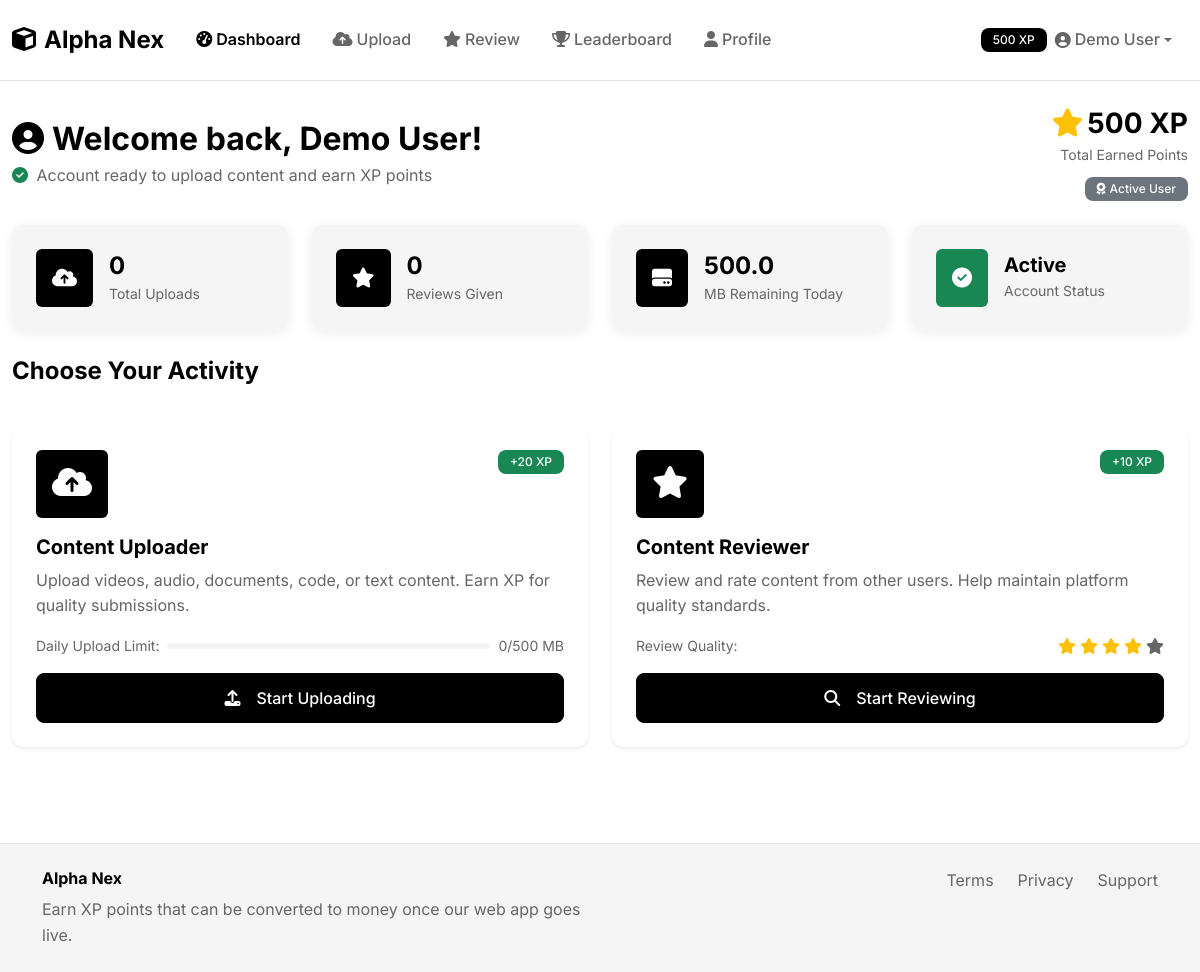
/dashboard, run on the app's committed database.
### models.py (models this page shows, shortened)
class User(UserMixin, db.Model):
    id = db.Column(db.Integer, primary_key=True)
    name = db.Column(db.String(100), nullable=False)
    email = db.Column(db.String(120), unique=True, nullable=False)
    password_hash = db.Column(db.String(256), nullable=False)
    is_verified = db.Column(db.Boolean, default=False)
    xp_points = db.Column(db.Integer, default=0)
    uploader_strikes = db.Column(db.Integer, default=0)
    reviewer_strikes = db.Column(db.Integer, default=0)
    is_banned = db.Column(db.Boolean, default=False)
    created_at = db.Column(db.DateTime, default=datetime.utcnow)
    kyc_verified = db.Column(db.Boolean, default=False)
    document_path = db.Column(db.String(255))
    selfie_path = db.Column(db.String(255))
    daily_upload_bytes = db.Column(db.Integer, default=0)
    daily_upload_reset = db.Column(db.DateTime, default=datetime.utcnow)
    current_badge = db.Column(db.String(50), default='New User')
    weekly_xp = db.Column(db.Integer, default=0)
    monthly_xp = db.Column(db.Integer, default=0)
    accuracy_percentage = db.Column(db.Float, default=0.0)
    referral_code = db.Column(db.String(20), unique=True)
    referred_by = db.Column(db.String(20))
    seasonal_badges = db.Column(db.Text)  # JSON string for badge collection
    uploads = db.relationship('Upload', backref='user', lazy=True)
    reviews = db.relationship('Review', backref='reviewer', lazy=True)
    strikes = db.relationship('Strike', backref='user', lazy=True)
    withdrawals = db.relationship('WithdrawalRequest', backref='user', lazy=True)
    contest_entries = db.relationship('ContestEntry', backref='user', lazy=True)
    def get_daily_upload_remaining(self):
        try:
            if self.daily_upload_reset and datetime.utcnow().date() > self.daily_upload_reset.date():
                self.daily_upload_bytes = 0
                self.daily_upload_reset = datetime.utcnow()
                db.session.commit()
            elif not self.daily_upload_reset:
                self.daily_upload_reset = datetime.utcnow()
                db.session.commit()
            max_daily = 500 * 1024 * 1024  # 500MB in bytes
            current_usage = self.daily_upload_bytes or 0
            return max_daily - current_usage
        except Exception as e:
            return 500 * 1024 * 1024
    def get_badge_tier(self):
        try:
            total_users = User.query.count()
            if total_users == 0:
                return 'New User'
            users_above = User.query.filter(User.xp_points > self.xp_points).count()
            percentile = (users_above / total_users) * 100
            if percentile <= 1:
                return 'Top 1%'
            elif percentile <= 5:
                return 'Top 5%'
            elif percentile <= 10:
                return 'Top 10%'
            elif percentile <= 25:
                return 'Top 25%'
            elif percentile <= 50:
                return 'Top 50%'
            else:
                return 'Active User'
        except:
            return 'New User'
    def get_badge_color(self):
        badge_colors = {
            'Top 1%': 'danger',  # Fire badge (red)
            'Top 5%': 'warning',  # Gold
            'Top 10%': 'light',   # Silver
            'Top 25%': 'dark',    # Bronze
            'Top 50%': 'primary', # Blue
            'Active User': 'secondary',
            'New User': 'secondary'
        }
        return badge_colors.get(self.get_badge_tier(), 'secondary')

### routes.py (the view, shortened to what this page needs)
@app.route('/dashboard')
def dashboard():
    demo_user = User.query.filter_by(email='demo@alphanex.com').first()
    test_user = User.query.filter_by(email='testuser@alphanex.com').first()
    upload_count = Upload.query.filter_by(user_id=demo_user.id).count()
    review_count = Review.query.filter_by(reviewer_id=demo_user.id).count()
    recent_uploads = Upload.query.filter_by(user_id=demo_user.id)\
                                .order_by(Upload.uploaded_at.desc()).limit(5).all()
    daily_remaining = demo_user.get_daily_upload_remaining()
    daily_remaining_mb = daily_remaining / (1024 * 1024)
    return render_template('dashboard.html',
                         upload_count=upload_count,
                         review_count=review_count,
                         recent_uploads=recent_uploads,
                         daily_remaining_mb=daily_remaining_mb,
                         demo_user=demo_user)

### templates/dashboard.html (shortened to what this page needs)
{% extends "base.html" %}
{% block content %}
<div class="row mb-4">
    <div class="col">
        <div class="d-flex justify-content-between align-items-center">
            <div>
                <h2 class="fw-bold text-black mb-1">
                    <i class="fas fa-user-circle me-2"></i>Welcome back, {{ demo_user.name if demo_user else 'Demo User' }}!
                </h2>
                <p class="text-muted mb-0">
                    <i class="fas fa-check-circle text-success me-1"></i>
                    Account ready to upload content and earn XP points
                </p>
            </div>
            <div class="text-end">
                <h3 class="fw-bold text-black mb-0">
                    <i class="fas fa-star text-warning me-1"></i>{{ demo_user.xp_points if demo_user else 500 }} XP
                </h3>
                <small class="text-muted">Total Earned Points</small>
                <div class="mt-2">
                    <span class="badge bg-{{ demo_user.get_badge_color() if demo_user else 'secondary' }} text-{% if demo_user and demo_user.get_badge_color() == 'light' %}dark{% else %}white{% endif %}">
                        {% if demo_user and demo_user.get_badge_tier() == 'Top 1%' %}
                        <i class="fas fa-fire"></i>
                        {% elif demo_user and demo_user.get_badge_tier() == 'Top 5%' %}
                        <i class="fas fa-star"></i>
                        {% elif demo_user and demo_user.get_badge_tier() == 'Top 10%' %}
                        <i class="fas fa-certificate"></i>
                        {% elif demo_user and demo_user.get_badge_tier() == 'Top 25%' %}
                        <i class="fas fa-medal"></i>
                        {% else %}
                        <i class="fas fa-award"></i>
                        {% endif %}
                        {{ demo_user.get_badge_tier() if demo_user else 'New User' }}
                    </span>
                </div>
            </div>
        </div>
    </div>
</div>
<div class="row g-4 mb-4">
    <div class="col-sm-6 col-lg-3">
        <div class="card border-0 bg-light h-100">
            <div class="card-body d-flex align-items-center">
                <div class="bg-black text-white rounded p-3 me-3">
                    <i class="fas fa-cloud-upload-alt fa-lg"></i>
                </div>
                <div>
                    <h4 class="fw-bold text-black mb-0">{{ upload_count }}</h4>
                    <small class="text-muted">Total Uploads</small>
                </div>
            </div>
        </div>
    </div>
    <div class="col-sm-6 col-lg-3">
        <div class="card border-0 bg-light h-100">
            <div class="card-body d-flex align-items-center">
                <div class="bg-black text-white rounded p-3 me-3">
                    <i class="fas fa-star fa-lg"></i>
                </div>
                <div>
                    <h4 class="fw-bold text-black mb-0">{{ review_count }}</h4>
                    <small class="text-muted">Reviews Given</small>
                </div>
            </div>
        </div>
    </div>
    <div class="col-sm-6 col-lg-3">
        <div class="card border-0 bg-light h-100">
            <div class="card-body d-flex align-items-center">
                <div class="bg-black text-white rounded p-3 me-3">
                    <i class="fas fa-hdd fa-lg"></i>
                </div>
                <div>
                    <h4 class="fw-bold text-black mb-0">{{ "%.1f"|format(daily_remaining_mb) }}</h4>
                    <small class="text-muted">MB Remaining Today</small>
                </div>
            </div>
        </div>
    </div>
    <div class="col-sm-6 col-lg-3">
        <div class="card border-0 bg-light h-100">
            <div class="card-body d-flex align-items-center">
                <div class="bg-{% if demo_user.is_banned %}danger{% else %}success{% endif %} text-white rounded p-3 me-3">
                    <i class="fas fa-{% if demo_user.is_banned %}ban{% else %}check-circle{% endif %} fa-lg"></i>
                </div>
                <div>
                    <h5 class="fw-bold text-black mb-0">
                        {% if demo_user.is_banned %}Banned{% else %}Active{% endif %}
                    </h5>
                    <small class="text-muted">Account Status</small>
                </div>
            </div>
        </div>
    </div>
</div>
<div class="row mb-4">
    <div class="col">
        <h4 class="fw-bold text-black mb-3">Choose Your Activity</h4>
    </div>
</div>
<div class="row g-4 mb-4">
    <div class="col-md-6">
        <div class="card border-0 shadow-sm h-100 {% if demo_user.is_banned %}opacity-50{% endif %}">
            <div class="card-body p-4">
                <div class="d-flex justify-content-between align-items-start mb-3">
                    <div class="bg-black text-white rounded p-3">
                        <i class="fas fa-cloud-upload-alt fa-2x"></i>
                    </div>
                    <span class="badge bg-success">+20 XP</span>
                </div>
                <h5 class="fw-bold text-black mb-2">Content Uploader</h5>
                <p class="text-muted mb-3">
                    Upload videos, audio, documents, code, or text content. Earn XP for quality submissions.
                </p>
                <div class="d-flex justify-content-between align-items-center mb-3">
                    <small class="text-muted">Daily Upload Limit:</small>
                    <div class="progress flex-grow-1 ms-2" style="height: 6px;">
                    </div>
                    <small class="text-muted ms-2">{{ "%.0f"|format(500 - daily_remaining_mb) }}/500 MB</small>
                </div>
                {% if not demo_user.is_banned %}
                <a href="{{ url_for('upload_file') }}" class="btn btn-dark w-100">
                    <i class="fas fa-upload me-2"></i>Start Uploading
                </a>
                {% else %}
                <button class="btn btn-secondary w-100" disabled>
                    <i class="fas fa-ban me-2"></i>Account Banned
                </button>
                {% endif %}
            </div>
        </div>
    </div>
    <div class="col-md-6">
        <div class="card border-0 shadow-sm h-100 {% if demo_user.is_banned %}opacity-50{% endif %}">
            <div class="card-body p-4">
                <div class="d-flex justify-content-between align-items-start mb-3">
                    <div class="bg-black text-white rounded p-3">
                        <i class="fas fa-star fa-2x"></i>
                    </div>
                    <span class="badge bg-success">+10 XP</span>
                </div>
                <h5 class="fw-bold text-black mb-2">Content Reviewer</h5>
                <p class="text-muted mb-3">
                    Review and rate content from other users. Help maintain platform quality standards.
                </p>
                <div class="d-flex justify-content-between align-items-center mb-3">
                    <small class="text-muted">Review Quality:</small>
                    <div class="d-flex gap-1">
                        {% for i in range(5) %}
                        <i class="fas fa-star {% if i < 4 %}text-warning{% else %}text-muted{% endif %}"></i>
                        {% endfor %}
                    </div>
                </div>
                {% if not demo_user.is_banned %}
                <a href="{{ url_for('review_content') }}" class="btn btn-dark w-100">
                    <i class="fas fa-search me-2"></i>Start Reviewing
                </a>
                {% else %}
                <button class="btn btn-secondary w-100" disabled>
                    <i class="fas fa-ban me-2"></i>Account Banned
                </button>
                {% endif %}
            </div>
        </div>
    </div>
</div>
{% endblock %}

### templates/base.html (shortened to what this page needs)
<!DOCTYPE html>
<html lang="en">
<head>
    <link href="https://cdn.jsdelivr.net/npm/bootstrap@5.3.0/dist/css/bootstrap.min.css" rel="stylesheet">
    <link href="https://cdnjs.cloudflare.com/ajax/libs/font-awesome/6.4.0/css/all.min.css" rel="stylesheet">
    <link href="{{ url_for('static', filename='css/style.css') }}" rel="stylesheet">
</head>
<body>
    <nav class="navbar navbar-expand-lg navbar-light bg-white border-bottom">
        <div class="container-fluid">
            <a class="navbar-brand fw-bold text-black" href="{{ url_for('index') }}">
                <i class="fas fa-cube me-2"></i>Alpha Nex
            </a>
            <div class="collapse navbar-collapse" id="navbarNav">
                <ul class="navbar-nav me-auto">
                    <li class="nav-item">
                        <a class="nav-link" href="{{ url_for('dashboard') }}">
                            <i class="fas fa-tachometer-alt me-1"></i>Dashboard
                        </a>
                    </li>
                    <li class="nav-item">
                        <a class="nav-link" href="{{ url_for('upload_file') }}">
                            <i class="fas fa-cloud-upload-alt me-1"></i>Upload
                        </a>
                    </li>
                    <li class="nav-item">
                        <a class="nav-link" href="{{ url_for('review_content') }}">
                            <i class="fas fa-star me-1"></i>Review
                        </a>
                    </li>
                    <li class="nav-item">
                        <a class="nav-link" href="{{ url_for('leaderboard') }}">
                            <i class="fas fa-trophy me-1"></i>Leaderboard
                        </a>
                    </li>
                    <li class="nav-item">
                        <a class="nav-link" href="{{ url_for('profile') }}">
                            <i class="fas fa-user me-1"></i>Profile
                        </a>
                    </li>
                </ul>
                <ul class="navbar-nav">
                    <li class="nav-item dropdown">
                        <a class="nav-link dropdown-toggle d-flex align-items-center" href="#" role="button" data-bs-toggle="dropdown">
                            <span class="badge bg-dark me-2">{{ demo_user.xp_points if demo_user else 500 }} XP</span>
                            <i class="fas fa-user-circle me-1"></i>{{ demo_user.name if demo_user else 'Demo User' }}
                        </a>
                    </li>
                </ul>
            </div>
        </div>
    </nav>
    <main class="container-fluid py-4">
        {% block content %}{% endblock %}
    </main>
    <footer class="bg-light border-top mt-5 py-4">
        <div class="container">
            <div class="row">
                <div class="col-md-6">
                    <h6 class="fw-bold text-black">Alpha Nex</h6>
                    <p class="text-muted mb-0">Earn XP points that can be converted to money once our web app goes live.</p>
                </div>
                <div class="col-md-6 text-md-end">
                    <div class="d-flex justify-content-md-end gap-4">
                        <a href="#" class="text-decoration-none text-muted">Terms</a>
                        <a href="#" class="text-decoration-none text-muted">Privacy</a>
                        <a href="#" class="text-decoration-none text-muted">Support</a>
                    </div>
                </div>
            </div>
        </div>
    </footer>
</body>
</html>

### data on the page
User: xp_points "500", name "Demo User", xp_points "Active User"

### other printed values
{{ upload_count }} "0"
{{ review_count }} "0"
{{ "%.1f"|format(daily_remaining_mb) }} "500.0"
{{ "%.0f"|format(500 - daily_remaining_mb) }} "0"
